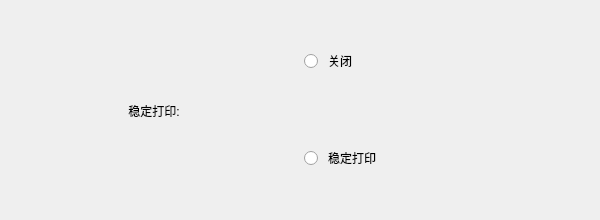
     <widget class="QWidget" name="page_54">
      <widget class="QWidget" name="layoutWidget_5">
       <property name="geometry">
        <rect>
         <x>10</x>
         <y>10</y>
         <width>581</width>
         <height>201</height>
        </rect>
       </property>
       <layout class="QHBoxLayout" name="horizontalLayout_12">
        <item>
         <widget class="QLabel" name="label_43">
          <property name="styleSheet">
           <string notr="true">font: 14pt &quot;黑体&quot;;</string>
          </property>
          <property name="text">
           <string>稳定打印:</string>
          </property>
          <property name="alignment">
           <set>Qt::AlignCenter</set>
          </property>
         </widget>
        </item>
        <item>
         <layout class="QVBoxLayout" name="verticalLayout_7">
          <item>
           <widget class="QRadioButton" name="radioButton_71">
            <property name="minimumSize">
             <size>
              <width>0</width>
              <height>80</height>
             </size>
            </property>
            <property name="styleSheet">
             <string notr="true">QRadioButton{
   font: 14pt &quot;黑体&quot;;
   spacing: 10 
}  

QRadioButton::indicator { 
   width: 25px;
   height: 25px;
   image: url(:/A31/A31/logo/Radio.png);
}

QRadioButton::indicator:checked { 
image: url(:/A31/A31/logo/Radio_check.png);s
}</string>
            </property>
            <property name="text">
             <string>关闭</string>
            </property>
           </widget>
          </item>
          <item>
           <widget class="QRadioButton" name="radioButton_72">
            <property name="minimumSize">
             <size>
              <width>0</width>
              <height>80</height>
             </size>
            </property>
            <property name="styleSheet">
             <string notr="true">QRadioButton{
   font: 14pt &quot;黑体&quot;;
   spacing: 10 
}  

QRadioButton::indicator { 
   width: 25px;
   height: 25px;
   image: url(:/A31/A31/logo/Radio.png);
}

QRadioButton::indicator:checked { 
image: url(:/A31/A31/logo/Radio_check.png);s
}</string>
            </property>
            <property name="text">
             <string>稳定打印</string>
            </property>
           </widget>
          </item>
         </layout>
        </item>
       </layout>
      </widget>
     </widget>
